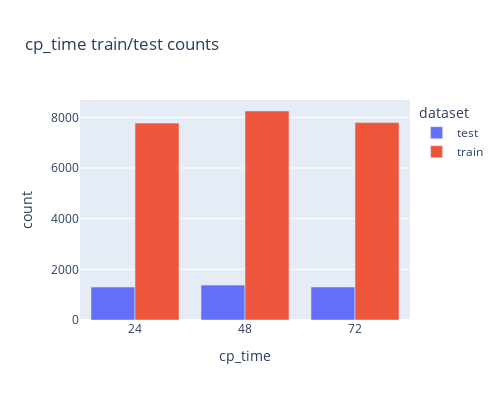

Write notebook code for a chart like this one.
### Code cell
ds = df.groupby(['cp_time', 'dataset'])['sig_id'].count().reset_index()

ds.columns = [
    'cp_time', 
    'dataset', 
    'count'
]

fig = px.bar(
    ds, 
    x='cp_time', 
    y="count", 
    color='dataset',
    barmode='group',
    orientation='v', 
    title='cp_time train/test counts', 
    width=cp_width,
    height=cp_height
)

fig.show()

### Figure 1 — Plotly figure (JSON) as saved in the notebook; plotly's stock layout.template omitted (floating-point values rounded to 4 significant figures)
{"data": [{"alignmentgroup": "True", "hovertemplate": "dataset=test<br>cp_time=%{x}<br>count=%{y}<extra></extra>", "legendgroup": "test", "marker": {"color": "#636efa", "pattern": {"shape": ""}}, "name": "test", "offsetgroup": "test", "orientation": "v", "showlegend": true, "textposition": "auto", "type": "bar", "x": [24, 48, 72], "xaxis": "x", "y": [1300, 1377, 1305], "yaxis": "y"}, {"alignmentgroup": "True", "hovertemplate": "dataset=train<br>cp_time=%{x}<br>count=%{y}<extra></extra>", "legendgroup": "train", "marker": {"color": "#EF553B", "pattern": {"shape": ""}}, "name": "train", "offsetgroup": "train", "orientation": "v", "showlegend": true, "textposition": "auto", "type": "bar", "x": [24, 48, 72], "xaxis": "x", "y": [7772, 8250, 7792], "yaxis": "y"}], "layout": {"barmode": "group", "height": 400, "legend": {"title": {"text": "dataset"}, "tracegroupgap": 0}, "title": {"text": "cp_time train/test counts"}, "width": 500, "xaxis": {"anchor": "y", "domain": [0, 1], "title": {"text": "cp_time"}}, "yaxis": {"anchor": "x", "domain": [0, 1], "title": {"text": "count"}}}}
